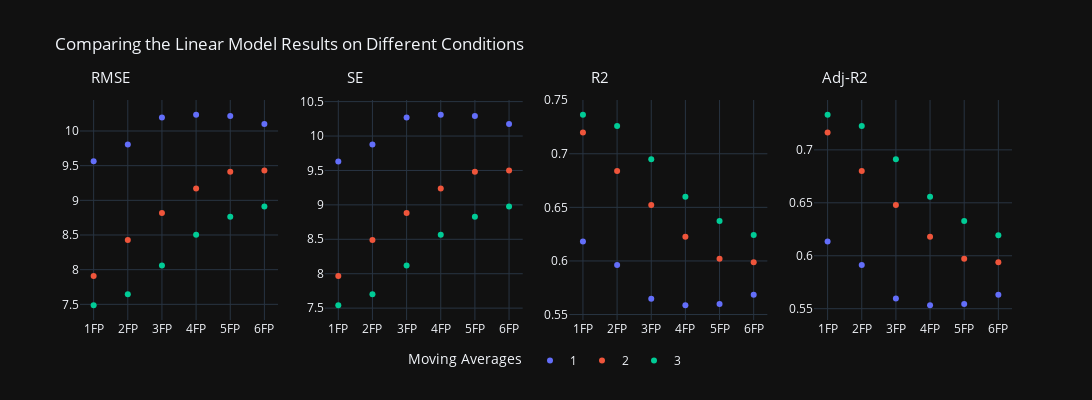

Write notebook code for a chart like this one.
### Code cell
import plotly.express as px

# deine measures
measures = list(PA.perf_df['LinR'].columns)[3:]
# modity perf_df
perf_df = PA.perf_df['LinR'].drop('SC', axis=1).groupby(['FP', 'MA']).mean()
#perf_df.columns = ['_'.join(col) for col in perf_df.columns]
perf_df = perf_df.reset_index()
perf_df['MA'] = perf_df['MA'].astype(str)

figs = []
# traversing all measures
for ms in measures:
    # define fifure
    fig = px.scatter(perf_df, x='FP', y=ms, color='MA')

    fig.update_xaxes(title_text='Moving Averages', title_font={'color':'lightgrey'})
    fig.update_layout(
        height=300, width=300, template='plotly_dark',
        title=dict(text=PA.titles[ms] if PA.titles.get(ms) else ms,  xanchor="center", x=0.50),
        showlegend=False, yaxis_title='', 
        margin=go.layout.Margin(t=50, l=30, r=30, b=50)
        ) 

    figs.append(fig)

horizon_plots(figs, 'Linear Model')

### Figure 1 — Plotly figure (JSON) as saved in the notebook; plotly's stock layout.template omitted (floating-point values rounded to 4 significant figures)
{"data": [{"hovertemplate": "MA=1<br>FP=%{x}<br>RMSE=%{y}<extra></extra>", "legendgroup": "1", "marker": {"color": "#636efa", "symbol": "circle"}, "mode": "markers", "name": "1", "orientation": "v", "showlegend": true, "type": "scatter", "x": ["1FP", "2FP", "3FP", "4FP", "5FP", "6FP"], "xaxis": "x", "y": [9.562, 9.806, 10.19, 10.23, 10.22, 10.1], "yaxis": "y"}, {"hovertemplate": "MA=2<br>FP=%{x}<br>RMSE=%{y}<extra></extra>", "legendgroup": "2", "marker": {"color": "#EF553B", "symbol": "circle"}, "mode": "markers", "name": "2", "orientation": "v", "showlegend": true, "type": "scatter", "x": ["1FP", "2FP", "3FP", "4FP", "5FP", "6FP"], "xaxis": "x", "y": [7.91, 8.429, 8.816, 9.172, 9.412, 9.429], "yaxis": "y"}, {"hovertemplate": "MA=3<br>FP=%{x}<br>RMSE=%{y}<extra></extra>", "legendgroup": "3", "marker": {"color": "#00cc96", "symbol": "circle"}, "mode": "markers", "name": "3", "orientation": "v", "showlegend": true, "type": "scatter", "x": ["1FP", "2FP", "3FP", "4FP", "5FP", "6FP"], "xaxis": "x", "y": [7.487, 7.644, 8.059, 8.505, 8.764, 8.911], "yaxis": "y"}, {"hovertemplate": "MA=1<br>FP=%{x}<br>SE=%{y}<extra></extra>", "legendgroup": "1", "marker": {"color": "#636efa", "symbol": "circle"}, "mode": "markers", "name": "1", "orientation": "v", "showlegend": false, "type": "scatter", "x": ["1FP", "2FP", "3FP", "4FP", "5FP", "6FP"], "xaxis": "x2", "y": [9.632, 9.877, 10.27, 10.31, 10.29, 10.17], "yaxis": "y2"}, {"hovertemplate": "MA=2<br>FP=%{x}<br>SE=%{y}<extra></extra>", "legendgroup": "2", "marker": {"color": "#EF553B", "symbol": "circle"}, "mode": "markers", "name": "2", "orientation": "v", "showlegend": false, "type": "scatter", "x": ["1FP", "2FP", "3FP", "4FP", "5FP", "6FP"], "xaxis": "x2", "y": [7.968, 8.491, 8.88, 9.239, 9.481, 9.499], "yaxis": "y2"}, {"hovertemplate": "MA=3<br>FP=%{x}<br>SE=%{y}<extra></extra>", "legendgroup": "3", "marker": {"color": "#00cc96", "symbol": "circle"}, "mode": "markers", "name": "3", "orientation": "v", "showlegend": false, "type": "scatter", "x": ["1FP", "2FP", "3FP", "4FP", "5FP", "6FP"], "xaxis": "x2", "y": [7.542, 7.7, 8.119, 8.568, 8.829, 8.978], "yaxis": "y2"}, {"hovertemplate": "MA=1<br>FP=%{x}<br>R2=%{y}<extra></extra>", "legendgroup": "1", "marker": {"color": "#636efa", "symbol": "circle"}, "mode": "markers", "name": "1", "orientation": "v", "showlegend": false, "type": "scatter", "x": ["1FP", "2FP", "3FP", "4FP", "5FP", "6FP"], "xaxis": "x3", "y": [0.6181, 0.5961, 0.5648, 0.5587, 0.5597, 0.5686], "yaxis": "y3"}, {"hovertemplate": "MA=2<br>FP=%{x}<br>R2=%{y}<extra></extra>", "legendgroup": "2", "marker": {"color": "#EF553B", "symbol": "circle"}, "mode": "markers", "name": "2", "orientation": "v", "showlegend": false, "type": "scatter", "x": ["1FP", "2FP", "3FP", "4FP", "5FP", "6FP"], "xaxis": "x3", "y": [0.7198, 0.684, 0.6522, 0.6226, 0.6021, 0.5989], "yaxis": "y3"}, {"hovertemplate": "MA=3<br>FP=%{x}<br>R2=%{y}<extra></extra>", "legendgroup": "3", "marker": {"color": "#00cc96", "symbol": "circle"}, "mode": "markers", "name": "3", "orientation": "v", "showlegend": false, "type": "scatter", "x": ["1FP", "2FP", "3FP", "4FP", "5FP", "6FP"], "xaxis": "x3", "y": [0.7364, 0.7258, 0.6949, 0.6599, 0.6372, 0.6241], "yaxis": "y3"}, {"hovertemplate": "MA=1<br>FP=%{x}<br>Adj-R2=%{y}<extra></extra>", "legendgroup": "1", "marker": {"color": "#636efa", "symbol": "circle"}, "mode": "markers", "name": "1", "orientation": "v", "showlegend": false, "type": "scatter", "x": ["1FP", "2FP", "3FP", "4FP", "5FP", "6FP"], "xaxis": "x4", "y": [0.6135, 0.5912, 0.5595, 0.5532, 0.5543, 0.5632], "yaxis": "y4"}, {"hovertemplate": "MA=2<br>FP=%{x}<br>Adj-R2=%{y}<extra></extra>", "legendgroup": "2", "marker": {"color": "#EF553B", "symbol": "circle"}, "mode": "markers", "name": "2", "orientation": "v", "showlegend": false, "type": "scatter", "x": ["1FP", "2FP", "3FP", "4FP", "5FP", "6FP"], "xaxis": "x4", "y": [0.7164, 0.6801, 0.648, 0.618, 0.5972, 0.5939], "yaxis": "y4"}, {"hovertemplate": "MA=3<br>FP=%{x}<br>Adj-R2=%{y}<extra></extra>", "legendgroup": "3", "marker": {"color": "#00cc96", "symbol": "circle"}, "mode": "markers", "name": "3", "orientation": "v", "showlegend": false, "type": "scatter", "x": ["1FP", "2FP", "3FP", "4FP", "5FP", "6FP"], "xaxis": "x4", "y": [0.7332, 0.7224, 0.6912, 0.6557, 0.6327, 0.6194], "yaxis": "y4"}], "layout": {"annotations": [{"font": {"size": 15}, "showarrow": false, "text": "RMSE", "x": 0.5, "xanchor": "center", "xref": "x", "y": 1.05, "yanchor": "bottom", "yref": "paper"}, {"font": {"size": 15}, "showarrow": false, "text": "SE", "x": 0.5, "xanchor": "center", "xref": "x2", "y": 1.05, "yanchor": "bottom", "yref": "paper"}, {"font": {"size": 15}, "showarrow": false, "text": "R2", "x": 0.5, "xanchor": "center", "xref": "x3", "y": 1.05, "yanchor": "bottom", "yref": "paper"}, {"font": {"size": 15}, "showarrow": false, "text": "Adj-R2", "x": 0.5, "xanchor": "center", "xref": "x4", "y": 1.05, "yanchor": "bottom", "yref": "paper"}], "height": 400, "legend": {"orientation": "h", "title": {"text": "Moving Averages"}, "x": 0.5, "xanchor": "center", "y": -0.25, "yanchor": "bottom"}, "title": {"text": "Comparing the Linear Model Results on Different Conditions"}, "width": 1200, "xaxis": {"anchor": "y", "domain": [0, 0.2125]}, "xaxis2": {"anchor": "y2", "domain": [0.2625, 0.475]}, "xaxis3": {"anchor": "y3", "domain": [0.525, 0.7375]}, "xaxis4": {"anchor": "y4", "domain": [0.7875, 1]}, "yaxis": {"anchor": "x", "domain": [0, 1]}, "yaxis2": {"anchor": "x2", "domain": [0, 1]}, "yaxis3": {"anchor": "x3", "domain": [0, 1]}, "yaxis4": {"anchor": "x4", "domain": [0, 1]}}}
